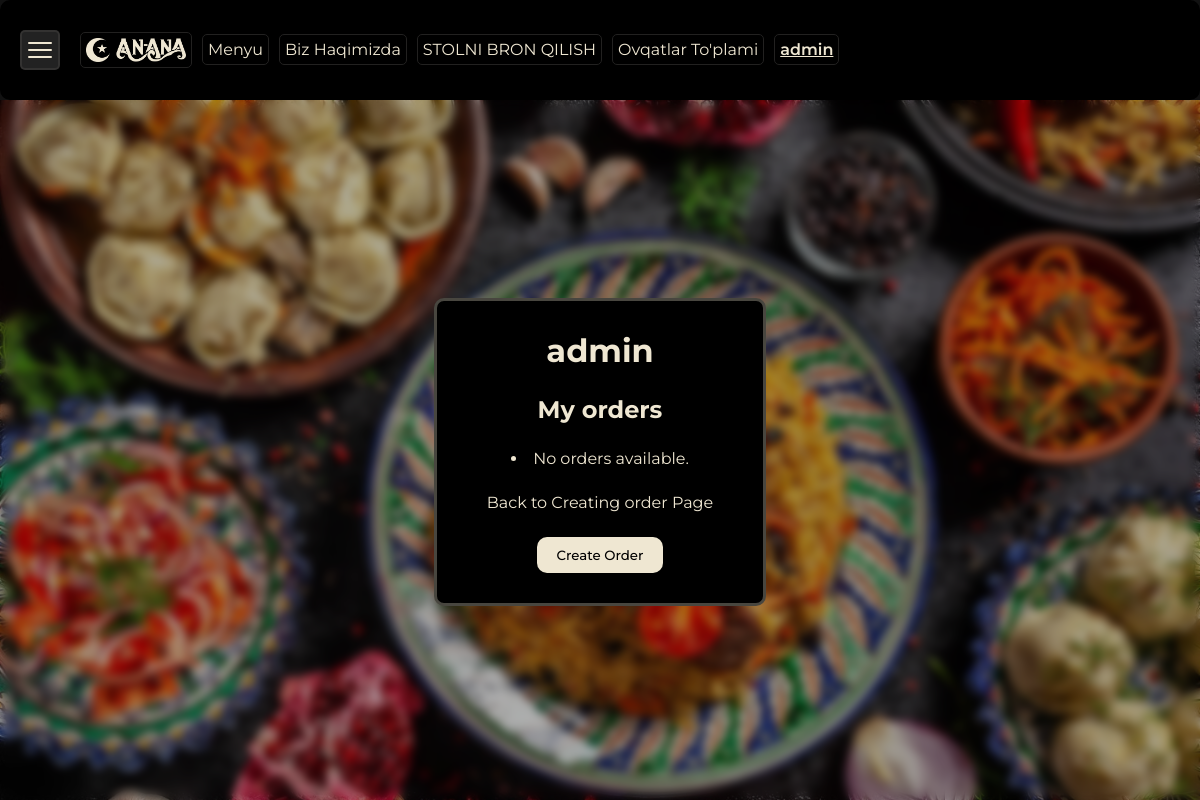
The page /users/profile/admin/ (signed in) on the database as committed earlier.
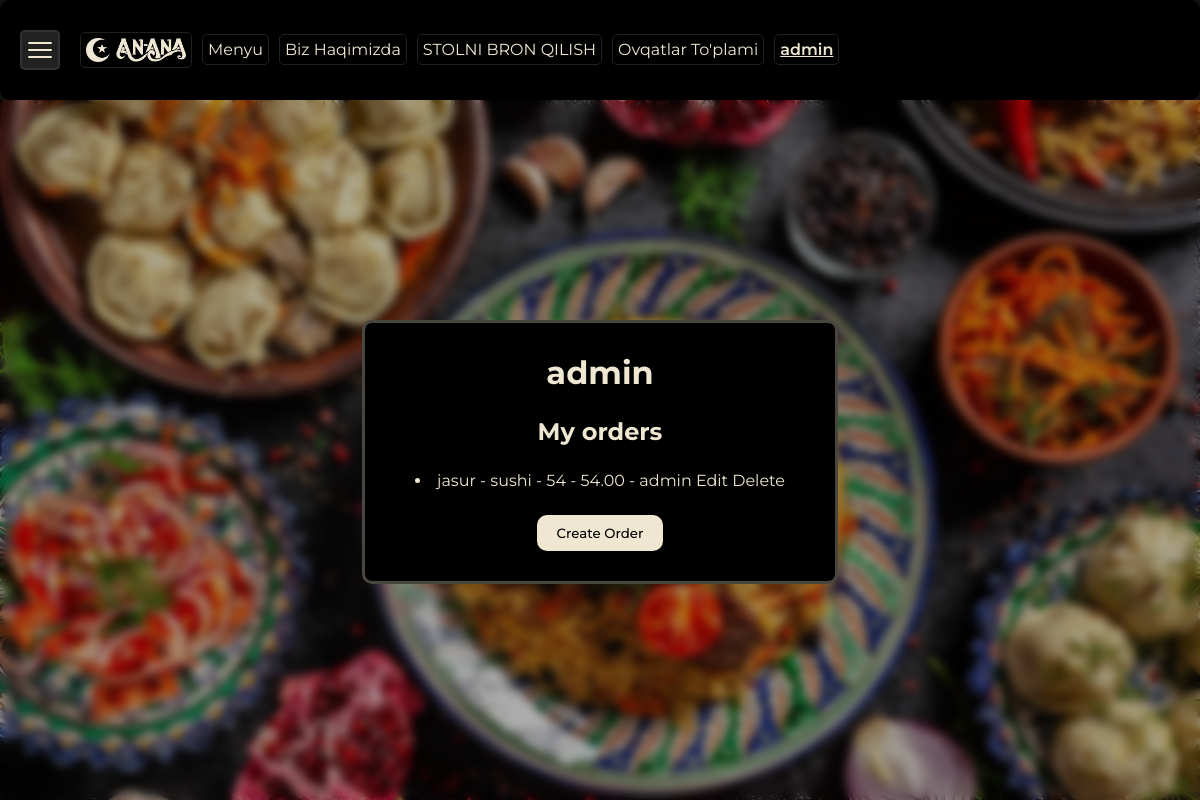
The same page on the database as committed later.
### menu/models.py (models this page shows, shortened)
class Order(models.Model):
    customer_name = models.CharField(max_length=100)
    product_name = models.CharField(max_length=100)
    quantity = models.PositiveIntegerField()
    price = models.DecimalField(max_digits=10, decimal_places=2)
    order_date = models.DateTimeField(auto_now_add=True)
    author_of_order = models.ForeignKey(User, on_delete=models.CASCADE)

### users/views.py (the view)
# urls.py: path("profile/<str:username>/", profile_page, name='profile'),
def profile_page(request, username=None):
    user = get_object_or_404(User, username=username)
    obj = get_object_or_404(Profile, user=user)
    orders = Order.objects.filter(author_of_order=user)
    context = {
        "obj": obj,
        "orders":orders
    }
    return render(request, "profile_page.html", context)

### users/templates/profile_page.html (shortened to what this page needs)
{% extends "base.html" %}
{% block content %}
<div class="profile-wrapper">
  <div class="profile-container">
    <div class="profile">
      <h1 class="username">{{ obj.user.username }}</h1>
      {% if request.user.username == obj.user.username %}
     <h2>My orders</h2>
     {% include 'menu/order_list.html' %}
      <form method="post" action="{% url 'order-create-view' %}">
        <button class="white-btn" type="submit">Create Order</button>
      </form>
      {% endif %}
    </div>
  </div>
</div>
{% endblock content %}

### menu/templates/menu/order_list.html (shortened to what this page needs)
{% for order in orders %}
<li>
    {{ order.customer_name }} - {{ order.product_name }} - {{ order.quantity }} - {{ order.price }} - {{ order.author_of_order }}
    <a href="{% url 'order-edit-view' order.pk %}">Edit</a>
    <a href="{% url 'order-delete-view' order.pk %}">Delete</a>
</li>
{% empty %}
<li>No orders available.</li>
<a href="{% url 'order-create-view' %}">Back to Creating order Page</a>
{% endfor %}

Rows that differ between the two databases and show on the page:
added Order: customer_name "jasur", product_name "sushi", quantity "54", price "54.00", author_of_order "admin"
Other text that changed with them:
text no longer shown: "No orders available. Back to Creating order Page"
